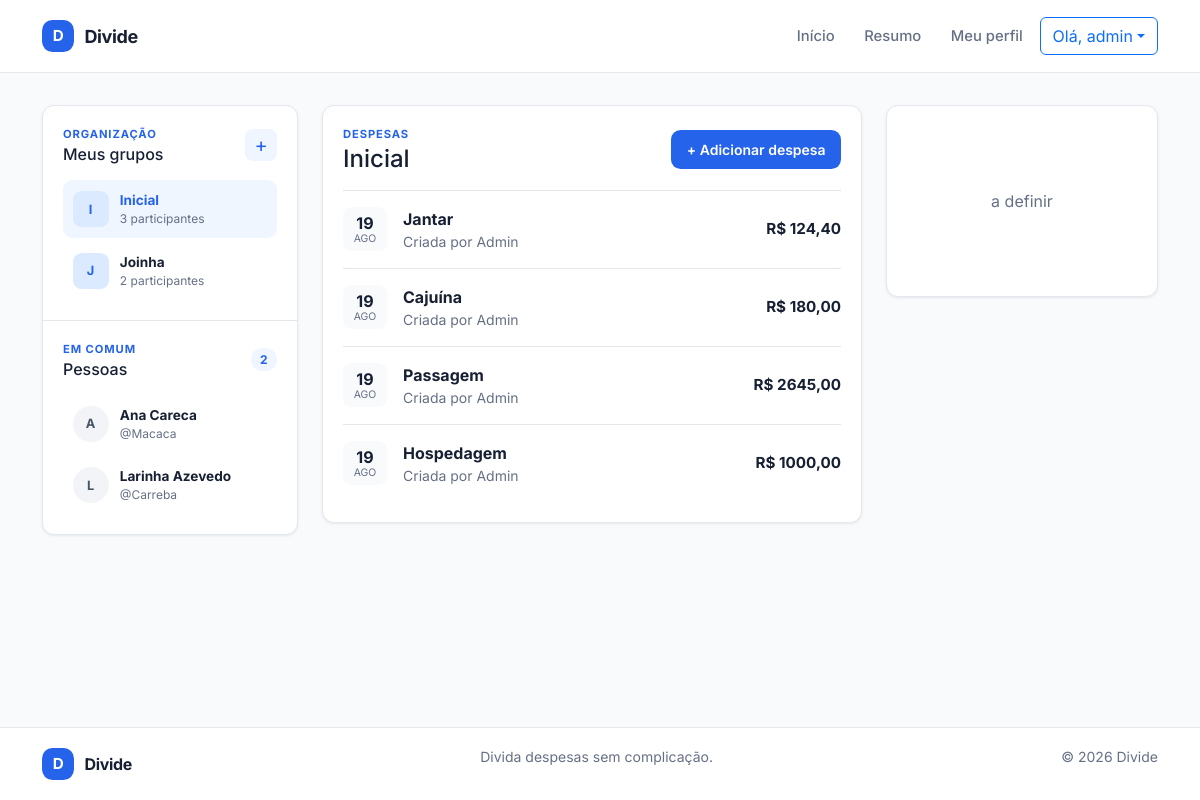
The app's page /sumario/ (signed in) with its own data.
### app_divide/models/grupo.py (models this page shows, shortened)
class Grupo(models.Model):
    nome = models.CharField(max_length=100, unique=True)
    descricao = models.TextField(blank=True, null=True)
    data_criacao = models.DateTimeField(auto_now_add=True)
    criado_por = models.ForeignKey(settings.AUTH_USER_MODEL,
                on_delete=models.CASCADE, related_name='criador_grupo')

### app_divide/models/despesa.py (models this page shows, shortened)
class Despesa(models.Model):
    grupo = models.ForeignKey(Grupo, on_delete=models.CASCADE, related_name='despesas')
    descricao = models.CharField(max_length=255)
    observacao = models.TextField(blank=True, null=True)
    valor_total = models.DecimalField(max_digits=10, decimal_places=2)
    data_despesa = models.DateField(auto_now_add=True)
    criador = models.ForeignKey(ParticipanteGrupo, on_delete=models.CASCADE, related_name='despesas_criadas')

### app_divide/models/participante_grupo.py (models this page shows, shortened)
class ParticipanteGrupo(models.Model):
    grupo = models.ForeignKey(Grupo, on_delete=models.CASCADE, related_name='participantes')
    usuario = models.ForeignKey(settings.AUTH_USER_MODEL, on_delete=models.CASCADE, related_name='participacoes')
    nome = models.CharField(max_length=100, blank=True, null=True)
    ativo = models.BooleanField(default=True)

### app_divide/views/HomeView.py (the view, shortened to what this page needs)
def sumario_view(request):
    print(f"Request method: {request.method} em sumario_view")
    grupos = Grupo.objects.none()
    pessoas = get_user_model().objects.none()
    grupo_selecionado = None
    despesas = []
    despesa_form = DespesaForm()
    if request.user.is_authenticated:
        grupos = (Grupo.objects.annotate(participantes_ativos=Count('participantes', filter=Q(participantes__ativo=True), distinct=True,))
                  .filter(participantes__usuario=request.user, participantes__ativo=True)
                  .distinct()
                  .order_by('nome')
                  )
        pessoas = (
            get_user_model().objects
            .filter(participacoes__grupo__in=grupos, participacoes__ativo=True)
            .exclude(pk=request.user.pk)
            .distinct()
            .order_by('first_name', 'username')
        )
        grupo_id = request.POST.get('grupo') if request.method == 'POST' else request.GET.get('grupo')
        print(f"Grupo selecionado: {grupo_id}")
        if grupo_id and grupo_id.isdigit():
            grupo_selecionado = grupos.filter(pk=grupo_id).first()
        if grupo_selecionado is None:
            grupo_selecionado = grupos.first()
        if grupo_selecionado is not None:
            despesas = (
                grupo_selecionado.despesas
                .select_related('criador', 'criador__usuario')
                .order_by('-data_despesa', '-pk')
            )
            pessoas = (
                get_user_model().objects
                .filter(participacoes__grupo_id=grupo_selecionado.pk, participacoes__ativo=True)
                .exclude(pk=request.user.pk)
                .distinct()
                .order_by('first_name', 'username')
            )
    context = {
        'grupos': grupos,
        'pessoas': pessoas,
        'grupo_selecionado': grupo_selecionado,
        'despesas': despesas,
        'despesa_form': despesa_form,
    }
    return render(request, template_name='home/sumario.html', context=context, status=200)

### app_divide/templates/home/sumario.html (shortened to what this page needs)
{% extends "base.html" %}
{% load static %}
{% block styles %}
    <link rel="stylesheet" href="{% static 'css/sumario.css' %}">
{% endblock %}
{% block content %}
    <div class="container summary-layout">
        <aside class="summary-sidebar" aria-label="Seus grupos e contatos">
            <section class="sidebar-section" aria-labelledby="groups-title">
                <div class="section-heading">
                    <div>
                        <p class="eyebrow">Organização</p>
                        <h2 id="groups-title">Meus grupos</h2>
                    </div>
                    {% if user.is_authenticated %}
                        <button class="icon-button"
                                type="button"
                                data-bs-toggle="modal"
                                data-bs-target="#groupModal"
                                aria-label="Criar novo grupo"
                                title="Criar novo grupo">+</button>
                    {% endif %}
                </div>
                {% if user.is_authenticated %}
                    {% if grupos %}
                        <ul class="sidebar-list">
                            {% for grupo in grupos %}
                                <li>
                                    <a class="sidebar-item{% if grupo.pk == grupo_selecionado.pk %} is-active{% endif %}"
                                       href="{% url 'sumario' %}?grupo={{ grupo.pk }}"
                                       {% if grupo.pk == grupo_selecionado.pk %}aria-current="page"{% endif %}>
                                        <span class="item-avatar item-avatar-group" aria-hidden="true">{{ grupo.nome|first|upper }}</span>
                                        <span class="item-content"><strong>{{ grupo.nome }}</strong><small>{{ grupo.participantes_ativos }} participante{{ grupo.participantes_ativos|pluralize }}</small></span>
                                    </a>
                                </li>
                            {% endfor %}
                        </ul>
                {% else %}<p class="empty-state">Você ainda não participa de nenhum grupo.</p>{% endif %}
{% else %}<p class="empty-state">Entre na sua conta para visualizar seus grupos.</p>{% endif %}
    </section>
    <section class="sidebar-section" aria-labelledby="people-title">
        <div class="section-heading">
            <div>
                <p class="eyebrow">Em comum</p>
                <h2 id="people-title">Pessoas</h2>
            </div>
            {% if user.is_authenticated %}<span class="count-badge">{{ pessoas|length }}</span>{% endif %}
        </div>
        {% if pessoas %}
            <ul class="sidebar-list">
                {% for pessoa in pessoas %}
                    <li class="sidebar-item">
                        <span class="item-avatar" aria-hidden="true">{{ pessoa.get_full_name|default:pessoa.username|first|upper }}</span>
                        <span class="item-content"><strong>{{ pessoa.get_full_name|default:pessoa.username }}</strong><small>@{{ pessoa.username }}</small></span>
                    </li>
                {% endfor %}
            </ul>
        {% elif user.is_authenticated %}<p class="empty-state">Nenhuma outra pessoa encontrada nos seus grupos.</p>
{% else %}<p class="empty-state">As pessoas dos seus grupos aparecerão aqui.</p>{% endif %}
    </section>
    </aside>
    <main class="expense-column">
        <section class="content-card">
            <div class="expense-heading">
                <div>
                    <p class="eyebrow">Despesas</p>
                    <h1>{% if grupo_selecionado %}{{ grupo_selecionado.nome }}{% else %}Selecione um grupo{% endif %}</h1>
                </div>
                {% if grupo_selecionado %}
                    <button class="button button-primary button-small"
                            type="button"
                            data-open-expense-modal>+ Adicionar despesa</button>
                {% endif %}
            </div>
            {% if despesas %}
                <ul class="expense-list">
                    {% for despesa in despesas %}
                        <li class="expense-item">
                            <div class="expense-date"><strong>{{ despesa.data_despesa|date:"d" }}</strong><span>{{ despesa.data_despesa|date:"M" }}</span></div>
                            <div class="expense-info">
                                <strong>{{ despesa.descricao }}</strong>
                                <small>Criada por {{ despesa.criador.nome|default:despesa.criador.usuario.get_full_name|default:despesa.criador.usuario.username }}</small>
                            </div>
                            <strong class="expense-value">R$ {{ despesa.valor_total|floatformat:2 }}</strong>
                        </li>
                    {% endfor %}
                </ul>
            {% elif grupo_selecionado %}<p class="empty-state expense-empty">Este grupo ainda não possui despesas.</p>
{% else %}<p class="empty-state expense-empty">Suas despesas aparecerão após você selecionar um grupo.</p>{% endif %}
    </section>
    </main>
    <aside class="summary-aside" aria-label="Área ainda não definida">
        <section class="content-card undefined-card">
            <p>a definir</p>
        </section>
    </aside>
    </div>
{% endblock %}

### app_divide/templates/base.html (shortened to what this page needs)
{% load static %}
<!DOCTYPE html>
<html lang="pt-BR">
    <head>
        <link href="https://cdn.jsdelivr.net/npm/bootstrap@5.3.3/dist/css/bootstrap.min.css"
              rel="stylesheet"
>
        <link rel="stylesheet" href="{% static 'css/global.css' %}">
        {% block styles %}{% endblock %}
    </head>
    <body class="{% block body_class %}{% endblock %}">
        <header class="site-header">
            <div class="container header-content">
                <a class="brand"
                   href="{% url 'home' %}"
                   aria-label="Divide — página inicial">
                    <span class="brand-mark" aria-hidden="true">D</span><span>Divide</span>
                </a>
                <nav class="main-nav" aria-label="Navegação principal">
                    <a class="nav-link" href="{% url 'home' %}">Início</a>
                    {% if user.is_authenticated %}
                        <a class="nav-link" href="{% url 'sumario' %}">Resumo</a>
                        <a class="nav-link" href="#">Meu perfil</a>
                        <div class="dropdown">
                            <button class="btn btn-outline-primary dropdown-toggle"
                                    type="button"
                                    data-bs-toggle="dropdown"
                                    aria-expanded="false">Olá, {{ user.get_short_name|default:user.username }}</button>
                        </div>
                    {% else %}
                        <a class="nav-link" href="{% url 'login' %}">Entrar</a>
                        <a class="button button-primary button-small" href="{% url 'registro' %}">Criar conta</a>
                    {% endif %}
                </nav>
            </div>
        </header>
        <main id="main-content" class="site-main">
            {% block content %}{% endblock %}
        </main>
        <footer class="site-footer">
            <div class="container footer-content">
                <a class="brand brand-footer" href="{% url 'home' %}">
                    <span class="brand-mark" aria-hidden="true">D</span><span>Divide</span>
                </a>
                <p>Divida despesas sem complicação.</p>
                <p>&copy; {% now "Y" %} Divide</p>
            </div>
        </footer>
    </body>
</html>

### app_divide/static/css/global.css (style rules this page uses)
:root { --color-primary: #2563eb; --color-primary-dark: #1d4ed8; --color-text: #172033; --color-muted: #667085; --color-border: #e4e7ec; --color-surface: #fff; --color-background: #f8fafc; --color-success: #067647; --color-danger: #b42318; --shadow-sm: 0 1px 3px rgba(16, 24, 40, 0.08); --radius-md: 0.75rem; --container-width: 72rem; }
*, *::before, *::after { box-sizing: border-box; }
html { scroll-behavior: smooth; }
body { min-height: 100vh; margin: 0; display: flex; flex-direction: column; color: var(--color-text); background: var(--color-background); font-family: "Inter", system-ui, -apple-system, BlinkMacSystemFont, "Segoe UI", sans-serif; line-height: 1.5; -webkit-font-smoothing: antialiased; }
a { color: inherit; text-decoration: none; }
button, input, select, textarea { font: inherit; }
.container { width: min(100% - 2rem, var(--container-width)); margin-inline: auto; }
.site-header { position: sticky; z-index: 10; top: 0; background: rgba(255,255,255,.96); border-bottom: 1px solid var(--color-border); backdrop-filter: blur(10px); }
.header-content, .footer-content { min-height: 4.5rem; display: flex; align-items: center; justify-content: space-between; gap: 1.5rem; }
.brand { display: inline-flex; align-items: center; gap: .65rem; font-size: 1.125rem; font-weight: 700; letter-spacing: -.02em; }
.brand-mark { width: 2rem; height: 2rem; display: grid; place-items: center; color: #fff; background: var(--color-primary); border-radius: .65rem; font-size: .95rem; }
.main-nav { display: flex; align-items: center; gap: .25rem; }
.nav-link { padding: .6rem .8rem; color: var(--color-muted); font-size: .925rem; font-weight: 500; }
.button { min-height: 2.75rem; display: inline-flex; align-items: center; justify-content: center; padding: .7rem 1.1rem; border: 1px solid transparent; border-radius: .6rem; cursor: pointer; font-weight: 600; transition: background-color 150ms ease, transform 150ms ease; }
.button-primary { color: #fff; background: var(--color-primary); }
.button-small { min-height: 2.35rem; padding: .5rem .9rem; font-size: .875rem; }
.site-main { flex: 1; }
.site-footer { margin-top: 3rem; color: var(--color-muted); background: var(--color-surface); border-top: 1px solid var(--color-border); font-size: .875rem; }
.brand-footer { color: var(--color-text); font-size: 1rem; }

### records on screen
Grupo: nome|first "I", nome "Inicial", participantes_ativos "3"
Grupo: nome|first "J", nome "Joinha", participantes_ativos "2"
Despesa: data_despesa "19", data_despesa "AGO", descricao "Jantar", criador.nome "Admin", valor_total "124,40"
Despesa: data_despesa "19", data_despesa "AGO", descricao "Cajuína", criador.nome "Admin", valor_total "180,00"
Despesa: data_despesa "19", data_despesa "AGO", descricao "Passagem", criador.nome "Admin", valor_total "2645,00"
Despesa: data_despesa "19", data_despesa "AGO", descricao "Hospedagem", criador.nome "Admin", valor_total "1000,00"

### other values on screen
{{ user.get_short_name|default:user.username }} "admin"
{{ pessoas|length }} "2"
{{ pessoa.get_full_name|default:pessoa.username|first|upper }} "A"
{{ pessoa.get_full_name|default:pessoa.username }} "Ana Careca"
{{ pessoa.username }} "Macaca"
{{ pessoa.get_full_name|default:pessoa.username|first|upper }} "L"
{{ pessoa.get_full_name|default:pessoa.username }} "Larinha Azevedo"
{{ pessoa.username }} "Carreba"
